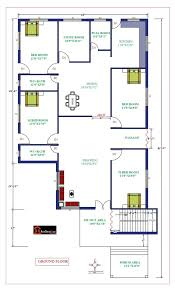
#> input picture backend/uploads/20251202_122630_images.jpeg, 175 x 288 px
$ python -i floor_plan_analyzer.py   (imports and definitions only)
#> lines starting #> are read from the running program, lines starting #| are printed output that depends on the picture; after the words box and inside, x2 and y2 are one past the last pixel; in counts of white or black regions, pixels touching at a corner belong together
import cv2
import numpy as np
from PIL import Image
import json

class FloorPlanAnalyzer:
    """Rule-based 2D floor plan to 3D scene converter"""

    def __init__(self):
        self.wall_thickness = 0.3  # meters (increased for better visibility)
        self.default_wall_height = 3.0  # meters (standard room height)
        self.default_door_width = 0.9  # meters
        self.default_window_width = 1.2  # meters

    def analyze_floor_plan(self, image_path):
        """Main analysis function to extract rooms, walls, doors, and windows"""
#> called with image_path = 'uploads/20251202_122630_images.jpeg'
        # Load image
        img = cv2.imread(image_path)
#> img is the input picture: shape (288, 175, 3); mean B, G, R 235.4, 235.1, 235
        if img is None:
            raise ValueError("Could not load image")

        gray = cv2.cvtColor(img, cv2.COLOR_BGR2GRAY)
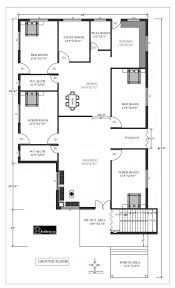
#> gray: shape (288, 175); min 0, max 255, mean 235.1

        # Get image dimensions for scaling
        height, width = gray.shape
#> height = 288; width = 175
        scale_factor = 10.0 / max(height, width)  # Normalize to ~10 meter space
#> scale_factor = 0.0347

        # Analyze different components
        walls = self.detect_walls(gray, scale_factor)
        rooms = self.detect_rooms(gray, scale_factor)
        doors = self.detect_doors(gray, scale_factor)
        windows = self.detect_windows(gray, scale_factor)

        # Generate 3D scene configuration
        scene_config = self.generate_3d_scene(walls, rooms, doors, windows)

        return scene_config

    def detect_walls(self, gray_img, scale_factor):
        """Detect walls using edge detection and line detection"""
#> called with scale_factor = 0.0347
        # Apply edge detection
        edges = cv2.Canny(gray_img, 50, 150, apertureSize=3)
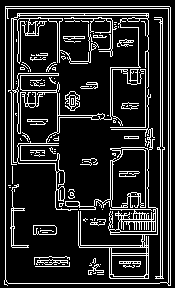
#> edges: shape (288, 175); 16.2% white in thin lines or dots

        # Detect lines using Hough Transform
        lines = cv2.HoughLinesP(edges, 1, np.pi/180, threshold=100,
                                minLineLength=50, maxLineGap=10)
#> lines = 19 rows, first 6: [168, 285, 168, 6], [170, 285, 170, 7], [5, 284, 5, 6], [160, 282, 160, 6], [162, 282, 162, 6], [148, 283, 148, 6]

        walls = []
        if lines is not None:
            for line in lines:
                x1, y1, x2, y2 = line[0]

                # Convert to 3D coordinates (scale and center)
                start = self._to_3d_coords(x1, y1, gray_img.shape, scale_factor)
                end = self._to_3d_coords(x2, y2, gray_img.shape, scale_factor)

                # Calculate wall length
                length = np.sqrt((end[0] - start[0])**2 + (end[2] - start[2])**2)

                # Only keep significant walls
                if length > 0.5:
                    walls.append({
                        'start': start,
                        'end': end,
                        'length': length,
                        'height': self.default_wall_height,
                        'thickness': self.wall_thickness
                    })
#> this loop made 19 passes
#> (x1, y1, x2, y2, start, end) on passes 1 to 9: (168, 285, 168, 6, [2.8, 0, 4.9], [2.8, 0, -4.79]), (170, 285, 170, 7, [2.86, 0, 4.9], [2.86, 0, -4.76]), (5, 284, 5, 6, [-2.86, 0, 4.86], [-2.86, 0, -4.79]), (160, 282, 160, 6, [2.52, 0, 4.79], [2.52, 0, -4.79]), (162, 282, 162, 6, [2.59, 0, 4.79], [2.59, 0, -4.79]), (148, 283, 148, 6, [2.1, 0, 4.83], [2.1, 0, -4.79]), (13, 164, 13, 6, [-2.59, 0, 0.694], [-2.59, 0, -4.79]), (145, 255, 145, 51, [2, 0, 3.85], [2, 0, -3.23]), (11, 164, 11, 6, [-2.66, 0, 0.694], [-2.66, 0, -4.79])
#> after the loop, walls = 19 items

        return walls

    def detect_rooms(self, gray_img, scale_factor):
        """Detect room spaces using contour detection"""
#> called with scale_factor = 0.0347
        # Threshold and find contours
        _, binary = cv2.threshold(gray_img, 200, 255, cv2.THRESH_BINARY)
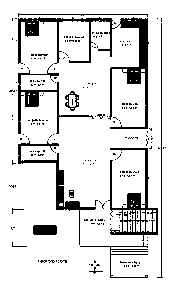
#> binary: shape (288, 175); 86.9% white; 239 black regions (227 under 20 px)
        contours, _ = cv2.findContours(binary, cv2.RETR_TREE, cv2.CHAIN_APPROX_SIMPLE)
#> contours = 356 contours, 330 with area under 20; largest, box (x1, y1, x2, y2) and area: (0, 0, 175, 288) 49938, (107, 147, 159, 242) 1886, (107, 16, 150, 130) 1547, (17, 16, 116, 65) 1264, (17, 140, 97, 246) 1068

        rooms = []
        for i, contour in enumerate(contours):
            area = cv2.contourArea(contour)

            # Filter small contours (noise)
            if area > 1000:
                # Get bounding box
                x, y, w, h = cv2.boundingRect(contour)

                # Convert to 3D coordinates
                center = self._to_3d_coords(x + w/2, y + h/2, gray_img.shape, scale_factor)
                size = [w * scale_factor, h * scale_factor]

                # Classify room type based on size
                room_type = self._classify_room(size[0] * size[1])

                rooms.append({
                    'id': f'room_{i}',
                    'type': room_type,
                    'center': center,
                    'width': size[0],
                    'depth': size[1],
                    'area': size[0] * size[1]
                })
#> this loop made 356 passes
#> (contour, area, x, y, w, h, height in _to_3d_coords, width in _to_3d_coords) on pass 1: ([[0, 0], [0, 287], [174, 287], [174, 0]], 49938, 0, 0, 175, 288, 288, 175)
#> (area, x, y, w, h, center, size, room_type) on passes 125, 162, 340, 348: (1886, 107, 147, 52, 95, [1.58, 0, 1.75], [1.81, 3.3], 'bathroom'), (1067.5, 17, 140, 80, 106, [-1.06, 0, 1.7], [2.78, 3.68], 'bedroom'), (1547, 107, 16, 43, 114, [1.42, 0, -2.47], [1.49, 3.96], 'bathroom'), (1263.5, 17, 16, 99, 49, [-0.729, 0, -3.59], [3.44, 1.7], 'bathroom')
#> after the loop, rooms = 5 items

        return rooms

    def detect_doors(self, gray_img, scale_factor):
        """Detect doors - typically shown as gaps in walls or specific symbols"""
#> called with scale_factor = 0.0347
        # Use template matching or gap detection
        # For simplicity, we'll identify potential door locations based on wall gaps

        # Apply morphological operations to find gaps
        kernel = np.ones((3, 3), np.uint8)
        edges = cv2.Canny(gray_img, 50, 150)
        dilated = cv2.dilate(edges, kernel, iterations=1)
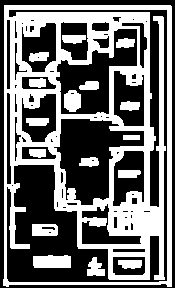
#> dilated: shape (288, 175); 43.3% white; 17 white regions, largest, box (x1, y1, x2, y2) and area: (3, 5, 172, 287) 18719, (33, 255, 71, 268) 463, (64, 90, 81, 112) 310
#> in analyze_floor_plan, `doors = self.detect_doors(gray, scale_factor)`: doors = []

        doors = []
        # This is a simplified approach - in practice, you'd use more sophisticated methods
        # For now, return placeholder door positions

        return doors

    def detect_windows(self, gray_img, scale_factor):
        """Detect windows - typically shown as double lines or specific patterns"""
        windows = []
        # Simplified window detection
        # In practice, you'd look for specific patterns or parallel lines

        return windows

    def _to_3d_coords(self, x, y, img_shape, scale_factor):
        """Convert 2D image coordinates to 3D world coordinates"""
        height, width = img_shape

        # Center and scale
        world_x = (x - width / 2) * scale_factor
        world_z = (y - height / 2) * scale_factor
        world_y = 0  # Floor level

        return [world_x, world_y, world_z]

    def _classify_room(self, area):
        """Classify room type based on area"""
        if area < 8:
            return 'bathroom'
        elif area < 12:
            return 'bedroom'
        elif area < 20:
            return 'living_room'
        elif area < 15:
            return 'kitchen'
        else:
            return 'living_room'

    def generate_3d_scene(self, walls, rooms, doors, windows):
        """Generate 3D scene configuration from detected elements"""
        scene = {
            'walls': [],
            'floors': [],
            'ceilings': [],
            'doors': [],
            'windows': [],
            'rooms': [],
            'furniture': []
        }

        # Determine fallback room metrics from contour detection (largest room)
        fallback_center = rooms[0]['center'] if rooms else [0, 0, 0]
#> fallback_center = [0, 0, 0]
        fallback_width = max(rooms[0]['width'], 4) if rooms else 10
#> fallback_width = 6.08
        fallback_depth = max(rooms[0]['depth'], 4) if rooms else 10
#> fallback_depth = 10

        # Helper to add rectangular boundary walls/floor/ceiling
        # [56 lines left out: function add_rectangular_room, not called in this run]

        # Use detected walls if available
        if walls:
            all_x = []
            all_z = []
            for wall in walls:
                all_x.extend([wall['start'][0], wall['end'][0]])
                all_z.extend([wall['start'][2], wall['end'][2]])
                scene['walls'].append({
                    'type': 'wall',
                    'start': wall['start'],
                    'end': wall['end'],
                    'height': wall.get('height', self.default_wall_height),
                    'thickness': wall.get('thickness', self.wall_thickness),
                    'material': wall.get('material', 'drywall')
                })
#> this loop made 19 passes
#> after the loop, all_x = 38 values, max 2.86 at index 2, min -2.9 at index 22, mean 0.199; all_z = 38 values, max 4.9 at index 0, min -4.79 at index 1, mean -1.13

            min_x, max_x = min(all_x), max(all_x)
#> min_x = -2.9; max_x = 2.86
            min_z, max_z = min(all_z), max(all_z)
#> min_z = -4.79; max_z = 4.9
            detected_width = max(max_x - min_x, 1)
#> detected_width = 5.76
            detected_depth = max(max_z - min_z, 1)
#> detected_depth = 9.69
            detected_center = [(min_x + max_x) / 2, 0, (min_z + max_z) / 2]
#> detected_center = [-0.0174, 0, 0.0521]

            floor_width = max(detected_width + 0.5, fallback_width)
#> floor_width = 6.26
            floor_depth = max(detected_depth + 0.5, fallback_depth)
#> floor_depth = 10.19
            floor_center = detected_center if walls else fallback_center
#> floor_center = [-0.0174, 0, 0.0521]

            # Floor & ceiling sized to detected bounds
            scene['floors'].append({
                'type': 'floor',
                'position': [floor_center[0], 0, floor_center[2]],
                'width': floor_width,
                'depth': floor_depth,
                'material': self._get_floor_material(rooms[0]['type']) if rooms else 'wood'
            })

            scene['ceilings'].append({
                'type': 'ceiling',
                'position': [floor_center[0], self.default_wall_height, floor_center[2]],
                'width': floor_width,
                'depth': floor_depth
            })

            # Ensure we always have a closed shell
            if len(scene['walls']) < 4:
                add_rectangular_room(fallback_center, fallback_width, fallback_depth, include_surfaces=False)
        else:
            add_rectangular_room(fallback_center, fallback_width, fallback_depth)

        # Determine room type
        room_type = rooms[0]['type'] if rooms else 'living_room'
#> room_type = 'living_room'

        # Add door to first perimeter wall
        if len(scene['walls']) > 0:
            first_wall = scene['walls'][0]
            door_x = (first_wall['start'][0] + first_wall['end'][0]) / 2
            door_z = (first_wall['start'][2] + first_wall['end'][2]) / 2
            scene['doors'].append({
                'type': 'door',
                'position': [door_x, 0, door_z],
                'rotation': 0,
                'width': self.default_door_width,
                'height': 2.1
            })

        # Add window on second wall if available
        if room_type != 'bathroom' and len(scene['walls']) > 1:
            second_wall = scene['walls'][1]
            win_x = (second_wall['start'][0] + second_wall['end'][0]) / 2
            win_z = (second_wall['start'][2] + second_wall['end'][2]) / 2
            scene['windows'].append({
                'type': 'window',
                'position': [win_x, 1.5, win_z],
                'rotation': 0,
                'width': 1.5,
                'height': 1.2
            })

        # Add furniture layout using overall room metrics
        furniture_room = {
            'type': room_type,
            'center': fallback_center,
            'width': fallback_width,
            'depth': fallback_depth
        }
#> furniture_room = {'type': 'living_room', 'center': [0, 0, 0], 'width': 6.08, 'depth': 10}
        scene['furniture'] = self._generate_furniture_for_room(furniture_room)

        return scene

    def _get_floor_material(self, room_type):
        """Return appropriate floor material for room type"""
        materials = {
            'living_room': 'wood',
            'bedroom': 'wood',
            'kitchen': 'tile',
            'bathroom': 'tile',
            'dining': 'wood',
            'office': 'wood'
        }
        return materials.get(room_type, 'wood')

    def _generate_furniture_for_room(self, room):
        """Generate appropriate furniture placement for room type"""
        furniture = []
        room_type = room['type']
#> room_type = 'living_room'
        center = room['center']
#> center = [0, 0, 0]
        width = room['width']
#> width = 6.08
        depth = room['depth']
#> depth = 10

        if room_type == 'living_room':
            # Use fixed absolute positions for reliable spacing
            # Sofa against back wall
            furniture.append({
                'type': 'sofa',
                'component': 'ModernSofa',
                'position': [0, 0, -3],
                'rotation': [0, 0, 0],
                'scale': [1, 1, 1],
                'color': '#4a5568'
            })

            # Coffee table in center
            furniture.append({
                'type': 'table',
                'component': 'DiningTable',
                'position': [0, 0, 0],
                'rotation': [0, 0, 0],
                'scale': [0.8, 0.8, 0.8],
                'color': '#8B4513'
            })

            # Armchair on left
            furniture.append({
                'type': 'chair',
                'component': 'ModernChair',
                'position': [-3, 0, 1],
                'rotation': [0, np.pi / 4, 0],
                'scale': [1.2, 1.2, 1.2],
                'color': '#2d3748'
            })

            # Armchair on right
            furniture.append({
                'type': 'chair',
                'component': 'ModernChair',
                'position': [3, 0, 1],
                'rotation': [0, -np.pi / 4, 0],
                'scale': [1.2, 1.2, 1.2],
                'color': '#2d3748'
            })

            # Area rug
            furniture.append({
                'type': 'rug',
                'component': 'AreaRug',
                'position': [0, 0, -0.5],
                'rotation': [0, 0, 0],
                'scale': [1, 1, 1],
                'width': 4,
                'depth': 3,
                'color': '#8B0000'
            })

            # Ceiling light
            furniture.append({
                'type': 'light',
                'component': 'CeilingLight',
                'position': [0, 2.6, 0],
                'rotation': [0, 0, 0],
                'scale': [1, 1, 1],
                'intensity': 2
            })

        elif room_type == 'bedroom':
            # Bed centered against back wall
            furniture.append({
                'type': 'bed',
                'component': 'Bed',
                'position': [0, 0, -2.5],
                'rotation': [0, 0, 0],
                'scale': [1, 1, 1],
                'color': '#f5f5dc'
            })

            # Left nightstand
            furniture.append({
                'type': 'table',
                'component': 'DiningTable',
                'position': [-2.5, 0, -2.5],
                'rotation': [0, 0, 0],
                'scale': [0.4, 0.6, 0.4],
                'color': '#654321'
            })

            # Right nightstand
            furniture.append({
                'type': 'table',
                'component': 'DiningTable',
                'position': [2.5, 0, -2.5],
                'rotation': [0, 0, 0],
                'scale': [0.4, 0.6, 0.4],
                'color': '#654321'
            })

            # Dresser on side wall
            furniture.append({
                'type': 'table',
                'component': 'DiningTable',
                'position': [3, 0, 2],
                'rotation': [0, np.pi / 2, 0],
                'scale': [0.6, 0.8, 0.8],
                'color': '#654321'
            })

            # Chair
            furniture.append({
                'type': 'chair',
                'component': 'ModernChair',
                'position': [-3, 0, 2],
                'rotation': [0, np.pi / 4, 0],
                'scale': [1, 1, 1],
                'color': '#8B4513'
            })

            # Ceiling light
            furniture.append({
                'type': 'light',
                'component': 'CeilingLight',
                'position': [0, 2.6, 0],
                'rotation': [0, 0, 0],
                'scale': [1, 1, 1],
                'intensity': 1.5
            })

            # Area rug
            furniture.append({
                'type': 'rug',
                'component': 'AreaRug',
                'position': [0, 0, 0.5],
                'rotation': [0, 0, 0],
                'scale': [1, 1, 1],
                'width': 3,
                'depth': 2.5,
                'color': '#c8b8a0'
            })

        elif room_type == 'kitchen':
            # Dining table at center
            furniture.append({
                'type': 'table',
                'component': 'DiningTable',
                'position': [0, 0, 0],
                'rotation': [0, 0, 0],
                'scale': [1, 1, 1],
                'color': '#8B4513'
            })

            # Chair on left
            furniture.append({
                'type': 'chair',
                'component': 'ModernChair',
                'position': [-2.5, 0, 0],
                'rotation': [0, np.pi / 2, 0],
                'scale': [1, 1, 1],
                'color': '#654321'
            })

            # Chair on right
            furniture.append({
                'type': 'chair',
                'component': 'ModernChair',
                'position': [2.5, 0, 0],
                'rotation': [0, -np.pi / 2, 0],
                'scale': [1, 1, 1],
                'color': '#654321'
            })

            # Chair at back
            furniture.append({
                'type': 'chair',
                'component': 'ModernChair',
                'position': [0, 0, -2.5],
                'rotation': [0, 0, 0],
                'scale': [1, 1, 1],
                'color': '#654321'
            })

            # Chair at front
            furniture.append({
                'type': 'chair',
                'component': 'ModernChair',
                'position': [0, 0, 2.5],
                'rotation': [0, np.pi, 0],
                'scale': [1, 1, 1],
                'color': '#654321'
            })

            # Pendant light over table
            furniture.append({
                'type': 'light',
                'component': 'CeilingLight',
                'position': [center[0], 2.3, center[2]],
                'rotation': [0, 0, 0],
                'scale': [0.8, 0.8, 0.8],
                'intensity': 2.5
            })

        elif room_type == 'bathroom':
            # Minimal lighting
            furniture.append({
                'type': 'light',
                'component': 'CeilingLight',
                'position': [0, 2.5, 0],
                'rotation': [0, 0, 0],
                'scale': [0.7, 0.7, 0.7],
                'intensity': 1.8
            })

        return furniture

    # [28 lines left out: functions analyze_and_generate_json, analyze_floor_plan_image, not called in this run]

>>> result = FloorPlanAnalyzer().analyze_floor_plan('uploads/20251202_122630_images.jpeg')
#> in analyze_floor_plan, `scene_config = self.generate_3d_scene(walls, rooms, doors, windows)`: scene_config = 7 items
#> result = 7 items
